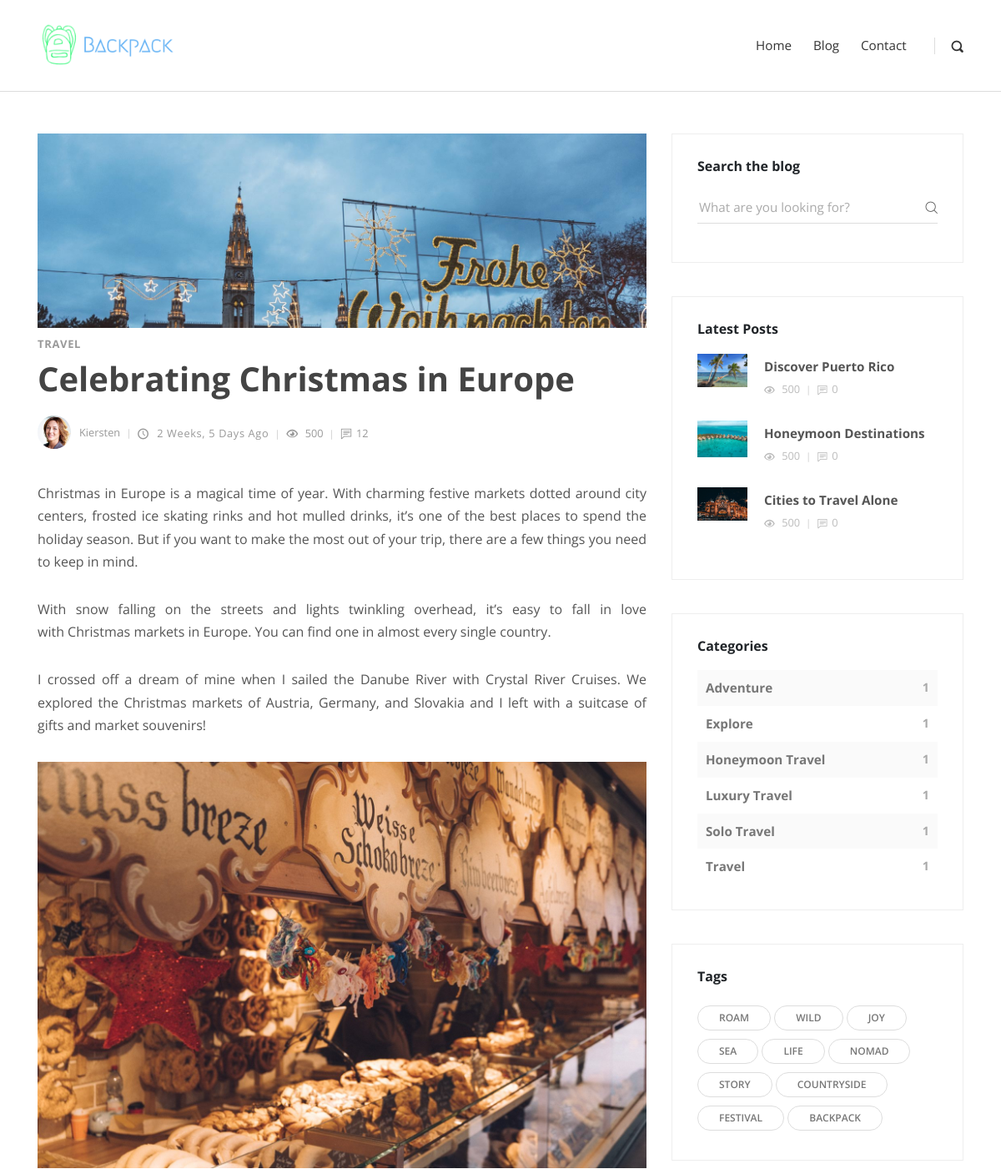
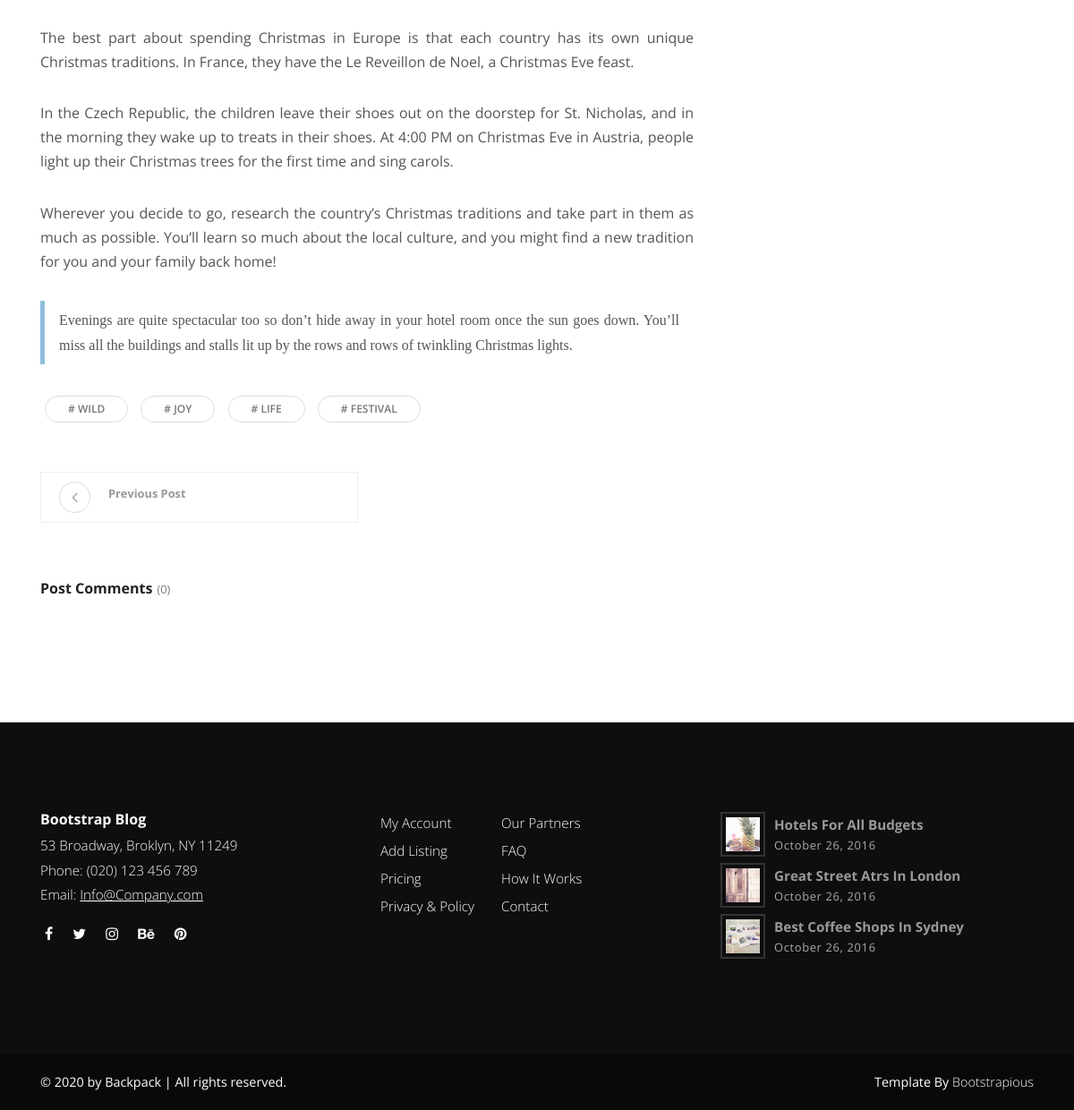
Page /article/celebrating-christmas-in-europe/ on the committed database (2 pictures, top to bottom).
### posts/models.py (models this page shows, shortened)
class Post(models.Model):
    title = models.CharField(max_length=100)
    slug = models.SlugField(max_length=200, unique=True, null=True, blank=True)
    overview = RichTextUploadingField(blank=True, null=True)
    timestamp = models.DateTimeField(auto_now_add=True)
    comment_count = models.IntegerField(default=0)
    author = models.ForeignKey(Author, on_delete=models.CASCADE)
    thumbnail = models.ImageField()
    categories = models.ManyToManyField(Category)
    tags = models.ManyToManyField(Tag)
    featured = models.BooleanField(default=False)
    def get_absolute_url(self):
        return reverse('post-detail', kwargs={
            'slug': self.slug
        })

class Category(models.Model):
    title = models.CharField(max_length=20)
    def __str__(self):
        return self.title

class Author(models.Model):
    user = models.OneToOneField(User, on_delete=models.CASCADE)
    profile_pic = models.ImageField(default="default_pro_pic.png", null=True, blank=True)
    def __str__(self):
        return self.user.username

class Tag(models.Model):
    title = models.CharField(max_length=20)
    def __str__(self):
        return self.title

### posts/views.py (the view)
# urls.py: path('article/<slug:slug>/', post, name='post-detail'),
def post(request, slug):
    post = get_object_or_404(Post, slug=slug)
    comments = Comment.objects.filter(post=post, reply=None).order_by('-id')
    form = CommentForm(request.POST or None)
    if request.method == "POST":
        if form.is_valid():
            reply_id = request.POST.get('comment_id')
            if reply_id:
                qs = Comment.objects.get(id=reply_id)
            else:
                None
            form.instance.user = request.user
            form.instance.post = post
            form.instance.reply = qs
            form.save()
            return HttpResponseRedirect(post.get_absolute_url())
    else:
        form = CommentForm()
    recent = Post.objects.order_by('-timestamp')[0:3]
    category_count = Post.objects.values('categories__title').annotate(Count('categories__title'))
    tags = Tag.objects.all()
    context = {
        'post':post,
        'comments':comments,
        'recent_post_list':recent,
        'category_count':category_count,
        'tags_list':tags,
        'form':form,
    }
    return render(request, 'post.html', context)

### posts/forms.py
class CommentForm(forms.ModelForm):
    comment = forms.CharField(label="", widget=forms.Textarea(attrs={
        'class':'form-control',
        'placeholder':'Write your opinion',
        'id': 'usercomment',
        'rows':'4'
    }))
    class Meta:
        model = Comment
        fields = ('comment',)

### templates/post.html (shortened to what this page needs)
{% extends "base.html" %}
{% load static %}
{% block content %}
<div class="container">
  <div class="row">
    <main class="post blog-post col-lg-8">
      <div class="container">
        <div class="post-single">
          <div class="post-thumbnail"><img src="{{ post.thumbnail.url }}" alt="..." class="img-fluid"></div>
          <div class="post-details">
            <div class="post-meta d-flex justify-content-between">
              {% for cat in post.categories.all %}
              <div class="category">
                <a href="#">{{ cat }}</a>
              </div>
              {% endfor %}
            </div>
            <h1>{{ post.title }}<a href="#"></a></h1>
            <div class="post-footer d-flex align-items-center flex-column flex-sm-row"><a href="#"
                class="author d-flex align-items-center flex-wrap">
                <div class="avatar"><img src="{{ post.author.profile_pic.url }}" alt="..." class="img-fluid"></div>
                <div class="title"><span>{{ post.author }}</span></div>
              </a>
              <div class="d-flex align-items-center flex-wrap">
                <div class="date"><i class="icon-clock"></i> {{ post.timestamp | timesince }} ago</div>
                <div class="views"><i class="icon-eye"></i> 500</div>
                <div class="comments meta-last"><i class="icon-comment"></i>12</div>
              </div>
            </div>
            <div class="post-body">
              {{ post.overview | safe }}
            </div>
            <div class="post-tags">
              {% for tag in post.tags.all %}
              <li class="list-inline-item tag"># {{ tag }}</li>
              {% endfor %}
            </div>
            <div class="posts-nav d-flex justify-content-between align-items-stretch flex-column flex-md-row">
              {% if post.get_next_by_timestamp %}
              <a href="{% url 'post-detail' post.get_next_by_timestamp.slug %}" class="prev-post text-left d-flex align-items-center">
                <div class="icon prev"><i class="fa fa-angle-left"></i></div>
                <div class="text"><strong class="text-primary">Previous Post </strong>
                </div>
              </a>
              {% endif %}
            </div>
            <div class="post-comments">
              <header>
                <h3 class="h6">Post Comments<span class="no-of-comments">({{ comments.count }})</span></h3>
              </header>
            </div>
          </div>
        </div>
      </div>
    </main>
    {% include 'sidebar.html' with recent_post_list=recent_post_list category_count=category_count tags_list=tags_list %}
  </div>
</div>
{% endblock content %}

### templates/sidebar.html
<aside class="col-lg-4">
    <div class="widget search">
        <header>
            <h3 class="h6">Search the blog</h3>
        </header>
        <form action="{% url 'search-result' %}" class="search-form">
            <div class="form-group">
                <input type="text" name="q" placeholder="What are you looking for?">
                <button type="submit" class="submit"><i class="icon-search"></i></button>
            </div>
        </form>
    </div>
    <div class="widget latest-posts">
        <header>
            <h3 class="h6">Latest Posts</h3>
        </header>
        <div class="blog-posts">
            {% for recent_post in recent_post_list %}
            <a href="{{ recent_post.get_absolute_url }}">
                <div class="item d-flex align-items-center">
                    <div class="image"><img src="{{ recent_post.thumbnail.url }}" alt="..." class="img-fluid"></div>
                    <div class="title"><strong>{{ recent_post.title }}</strong>
                        <div class="d-flex align-items-center">
                            <div class="views"><i class="icon-eye"></i> 500</div>
                            <div class="comments"><i class="icon-comment"></i>{{ recent_post.comment_count }}</div>
                        </div>
                    </div>
                </div>
            </a>
            {% endfor %}
        </div>
    </div>
    <div class="widget categories">
        <header>
            <h3 class="h6">Categories</h3>
        </header>
        {% for category in category_count %}
        <div class="item d-flex justify-content-between">
            <a href="#">{{ category.categories__title }}</a>
            <span>
                {{ category.categories__title__count }}
            </span>
        </div>
        {% endfor %}
    </div>
    <div class="widget tags">
        <header>
            <h3 class="h6">Tags</h3>
        </header>
        <ul class="list-inline">
            {% for tag in tags_list%}
            <li class="list-inline-item tag">{{ tag.title }}</li>
            {% endfor %}
        </ul>
    </div>
</aside>

### static/css/custom.css (style rules this page uses)
.post-thumbnail { height: 233px; overflow: hidden; }
.post-body p { text-align: justify; }
.blockquote { border-left: 5px solid #8FBEDC; font-family: fantasy; }

### rows in the picture
Post: thumbnail (picture), title "Celebrating Christmas in Europe", author.profile_pic (picture), author "Kiersten", timestamp "2 Weeks, 5 Days", overview "Christmas in Europe is a magical time of year. With charming festive markets dotted around city centers, frosted ice skating rinks and hot mulled drinks, it’s one of the best places to spend the holiday season. But if you want to make the most out of your trip, there are a few things you need to keep in mind. With snow falling on the streets and lights twinkling overhead, it’s easy to fall in love with Christmas markets in Europe. You can find one in almost every single country. I crossed off a dream of mine when I sailed the Danube River with Crystal River Cruises. We explored the Christmas markets of Austria, Germany, and Slovakia and I left with a suitcase of gifts and market souvenirs!…", overview (picture)
Category: title "TRAVEL"
Tag: title "WILD"
Tag: title "JOY"
Tag: title "LIFE"
Tag: title "FESTIVAL"
Post: thumbnail (picture), title "Discover Puerto Rico", comment_count "0"
Post: thumbnail (picture), title "Honeymoon Destinations", comment_count "0"
Post: thumbnail (picture), title "Cities to Travel Alone", comment_count "0"
Tag: title "ROAM"
Tag: title "SEA"
Tag: title "NOMAD"
Tag: title "STORY"
Tag: title "COUNTRYSIDE"
Tag: title "BACKPACK"

### other values in the picture
{{ comments.count }} "0"
{{ category.categories__title }} "Adventure" "Explore" "Honeymoon Travel" "Luxury Travel" "Solo Travel" "Travel"
{{ category.categories__title__count }} "1" "1" "1" "1" "1" "1"
